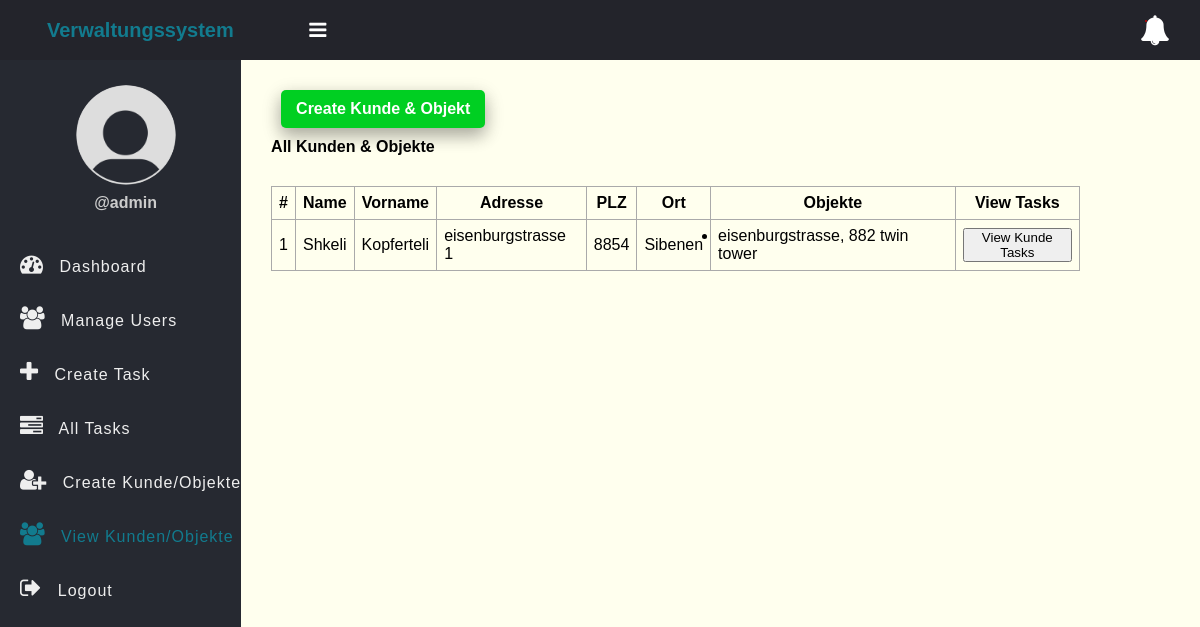
Page /view-kunden.php (signed in) on the committed database.
### tables this page shows
CREATE TABLE `objekt` (
                          `id` int(11) NOT NULL,
                          `adresse` varchar(255) NOT NULL,
                          `plz` varchar(10) NOT NULL,
                          `ort` varchar(255) NOT NULL,
                          `created_at` timestamp NOT NULL DEFAULT current_timestamp(),
                          `kunde_id` int(11) NOT NULL
);

CREATE TABLE `kunde` (
                         `id` int(11) NOT NULL,
                         `name` varchar(255) NOT NULL,
                         `vorname` varchar(255) NOT NULL,
                         `adresse` varchar(255) NOT NULL,
                         `plz` varchar(10) NOT NULL,
                         `ort` varchar(255) NOT NULL,
                         `created_at` timestamp NOT NULL DEFAULT current_timestamp()
);

### view-kunden.php (the view, shortened to what this page needs)
<?php
if (isset($_SESSION['role']) && isset($_SESSION['id'])) {
    include "DB_connection.php";
    $sql = "SELECT k.*, o.id AS objekt_id, o.adresse AS objekt_adresse, o.plz AS objekt_plz, o.ort AS objekt_ort
            FROM Kunde k
            LEFT JOIN Objekt o ON k.id = o.kunde_id
            ORDER BY k.name ASC";
    $kunden = $conn->query($sql)->fetchAll(PDO::FETCH_GROUP);
    ?>
    <!DOCTYPE html>
    <html>
    <head>
        <link rel="stylesheet" href="https://stackpath.bootstrapcdn.com/font-awesome/4.7.0/css/font-awesome.min.css">
        <link rel="stylesheet" href="css/style.css">
    </head>
    <body>
    <?php include "inc/header.php" ?>
    <div class="body">
        <?php include "inc/nav.php" ?>
        <section class="section-1">
            <h4 class="title-2">
                <a href="add-kunde-objekt.php" class="btn">Create Kunde & Objekt</a>
            </h4>
            <h4 class="title-2">All Kunden & Objekte</h4>
            <?php if (!empty($kunden)) { ?>
                <table class="main-table">
                    <tr>
                        <th>#</th>
                        <th>Name</th>
                        <th>Vorname</th>
                        <th>Adresse</th>
                        <th>PLZ</th>
                        <th>Ort</th>
                        <th>Objekte</th>
                        <th>View Tasks</th>
                    </tr>
                    <?php $i=0; foreach ($kunden as $kunde_id => $kunde_data) {
                        $first_kunde = $kunde_data[0]; ?>
                        <tr>
                            <td><?= ++$i ?></td>
                            <td><?= htmlspecialchars($first_kunde['name']) ?></td>
                            <td><?= htmlspecialchars($first_kunde['vorname']) ?></td>
                            <td><?= htmlspecialchars($first_kunde['adresse']) ?></td>
                            <td><?= htmlspecialchars($first_kunde['plz']) ?></td>
                            <td><?= htmlspecialchars($first_kunde['ort']) ?></td>
                            <td>
                                <ul>
                                    <?php foreach ($kunde_data as $objekt) {
                                        if (!empty($objekt['objekt_id'])) { ?>
                                            <li>
                                                <?= htmlspecialchars($objekt['objekt_adresse']) ?>, <?= htmlspecialchars($objekt['objekt_plz']) ?> <?= htmlspecialchars($objekt['objekt_ort']) ?>
                                            </li>
                                        <?php } else { ?>
                                            <p style="color: red;">No Objekte Assigned</p>
                                        <?php }
                                    } ?>
                                </ul>
                            </td>
                            <td>
                                <form action="tasks.php" method="GET">
                                    <button type="submit" class="btn btn-primary">View Kunde Tasks</button>
                                </form>
                            </td>
                        </tr>
                    <?php } ?>
                </table>
            <?php } else { ?>
                <h3>No Kunden found</h3>
            <?php } ?>
        </section>
    </div>
    </body>
    </html>
<?php } else {
    $em = "First login";
    header("Location: login.php?error=$em");
    exit();
}
?>

### css/style.css (style rules this page uses)
* { padding: 0; margin: 0; box-sizing: border-box; font-family: arial, sans-serif; }
.body { display: flex; }
.section-1 { padding: 30px; }
.section-1 .title-2 { margin-bottom: 10px; }
.section-1 .title-2 .btn { text-decoration: none; display: inline-block; padding-left: 10px; border: none; background: #00CF22; padding: 10px 15px; color: #fff; font-size: 16px; border-radius: 5px; cursor: pointer; outline: none; transition: background 1s; box-shadow: 0 8px 16px 0 rgba(0,0,0,0.2), 0 6px 20px 0 rgba(0,0,0,0.19); }
.section-1 .title-2 a { display: inline-block; margin-left: 10px; }
.section-1 { width: 100%; background: #ffe; }
.main-table, .main-table tr, .main-table th, .main-table td { border: 1px solid #aaa; border-collapse: collapse; padding: 7px; }
.main-table { width: 90%; margin-top: 30px; }

### rows in the picture
objekt: kunde.name "Shkeli", kunde.vorname "Kopferteli", kunde.adresse "eisenburgstrasse 1", kunde.plz "8854", kunde.ort "Sibenen", adresse "eisenburgstrasse", plz "882", ort "twin tower"

### other values in the picture
$_SESSION['username'] "admin"
